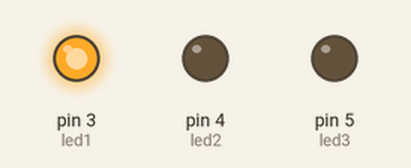
The sketch below on a simulated Arduino Uno, built with avr-gcc and run on an emulated ATmega328P. Parts: output pins drawn as LEDs (lit = HIGH).

Above: at 1.5 s.
At 4.5 s:
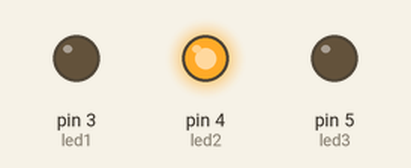
At 7.5 s:
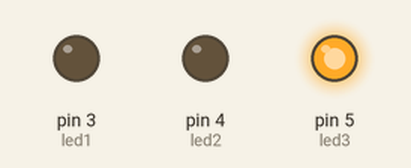
Timing chart, 0 to 11.7 s (numbered marks = the images above):
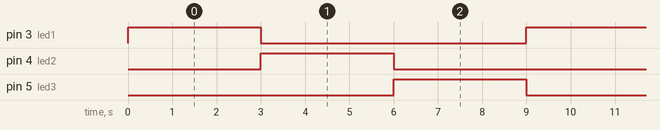

Measured:
- by itself, pin 3 (led1), pin 4 (led2), pin 5 (led3): alternates HIGH for 3.0 s and LOW for 6.0 s
- by itself, everything shown: repeats every 9.0 s, in 4 steps

The sketch:

trafficlight.ino
```cpp
// C++ code
//
int led1=3;
int led2=4;
int led3=5;
void setup()
{
  pinMode(3,OUTPUT);
  pinMode(4,OUTPUT);
  pinMode(5,OUTPUT);
}

void loop()
{
  digitalWrite(led1, HIGH);
  delay(3000);
  digitalWrite(led1, LOW);
  digitalWrite(led2,HIGH);
  delay(3000); // Wait for 1000 millisecond(s)
  digitalWrite(led2, LOW);
  digitalWrite(led3,HIGH);
  delay(3000);
  digitalWrite(led3,LOW);
  // Wait for 1000 millisecond(s)
}
```
